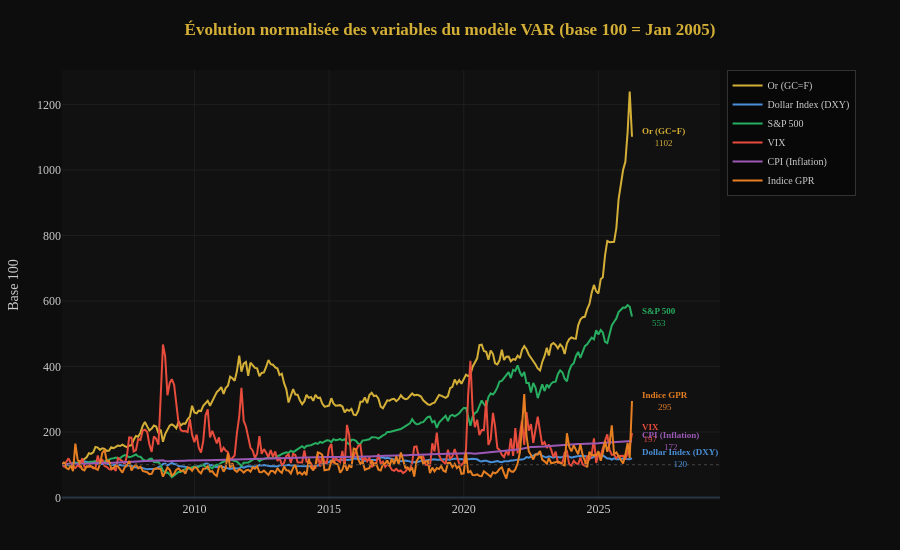

Here is the notebook cell this chart was saved with:
### Code cell
# 3.4 — Évolution normalisée sur un seul graphique (style cluster lines)
plot_normalized_evolution(df)

### Figure 1 — Plotly figure (JSON) as saved in the notebook; plotly's stock layout.template omitted (floating-point values rounded to 4 significant figures; data arrays with more than 128 entries replaced by an {"elided": "..."} marker saying what was removed)
{"data": [{"hovertemplate": "<b>Or (GC=F)</b><br>%{x|%b %Y}<br>%{y:.1f}<extra></extra>", "line": {"color": "#D4AF37", "width": 2}, "mode": "lines", "name": "Or (GC=F)", "type": "scatter", "x": {"elided": "254 str values"}, "y": {"elided": "254 float values"}}, {"hovertemplate": "<b>Dollar Index (DXY)</b><br>%{x|%b %Y}<br>%{y:.1f}<extra></extra>", "line": {"color": "#4A90D9", "width": 2}, "mode": "lines", "name": "Dollar Index (DXY)", "type": "scatter", "x": {"elided": "254 str values"}, "y": {"elided": "254 float values"}}, {"hovertemplate": "<b>S&P 500</b><br>%{x|%b %Y}<br>%{y:.1f}<extra></extra>", "line": {"color": "#27AE60", "width": 2}, "mode": "lines", "name": "S&P 500", "type": "scatter", "x": {"elided": "254 str values"}, "y": {"elided": "254 float values"}}, {"hovertemplate": "<b>VIX</b><br>%{x|%b %Y}<br>%{y:.1f}<extra></extra>", "line": {"color": "#E74C3C", "width": 2}, "mode": "lines", "name": "VIX", "type": "scatter", "x": {"elided": "254 str values"}, "y": {"elided": "254 float values"}}, {"hovertemplate": "<b>CPI (Inflation)</b><br>%{x|%b %Y}<br>%{y:.1f}<extra></extra>", "line": {"color": "#9B59B6", "width": 2}, "mode": "lines", "name": "CPI (Inflation)", "type": "scatter", "x": {"elided": "254 str values"}, "y": {"elided": "254 float values"}}, {"hovertemplate": "<b>Indice GPR</b><br>%{x|%b %Y}<br>%{y:.1f}<extra></extra>", "line": {"color": "#E67E22", "width": 2}, "mode": "lines", "name": "Indice GPR", "type": "scatter", "x": {"elided": "254 str values"}, "y": {"elided": "254 float values"}}], "layout": {"annotations": [{"font": {"color": "#D4AF37", "size": 9}, "showarrow": false, "text": "<b>Or (GC=F)</b><br>1102", "x": "2026-03-31T00:00:00", "xanchor": "left", "xshift": 8, "y": 1102.0}, {"font": {"color": "#4A90D9", "size": 9}, "showarrow": false, "text": "<b>Dollar Index (DXY)</b><br>120", "x": "2026-03-31T00:00:00", "xanchor": "left", "xshift": 8, "y": 119.6}, {"font": {"color": "#27AE60", "size": 9}, "showarrow": false, "text": "<b>S&P 500</b><br>553", "x": "2026-03-31T00:00:00", "xanchor": "left", "xshift": 8, "y": 552.7}, {"font": {"color": "#E74C3C", "size": 9}, "showarrow": false, "text": "<b>VIX</b><br>197", "x": "2026-03-31T00:00:00", "xanchor": "left", "xshift": 8, "y": 197.0}, {"font": {"color": "#9B59B6", "size": 9}, "showarrow": false, "text": "<b>CPI (Inflation)</b><br>172", "x": "2026-03-31T00:00:00", "xanchor": "left", "xshift": 8, "y": 172.4}, {"font": {"color": "#E67E22", "size": 9}, "showarrow": false, "text": "<b>Indice GPR</b><br>295", "x": "2026-03-31T00:00:00", "xanchor": "left", "xshift": 8, "y": 294.7}], "font": {"color": "#CCCCCC", "family": "Georgia"}, "height": 550, "hovermode": "x unified", "legend": {"bgcolor": "rgba(0,0,0,0.4)", "bordercolor": "#333", "borderwidth": 1, "font": {"size": 10}, "orientation": "v", "x": 1.01, "y": 1}, "margin": {"b": 50, "l": 60, "r": 180, "t": 70}, "paper_bgcolor": "#0D0D0D", "plot_bgcolor": "#111111", "shapes": [{"line": {"color": "#444444", "dash": "dot", "width": 1}, "type": "line", "x0": 0, "x1": 1, "xref": "x domain", "y0": 100, "y1": 100, "yref": "y"}], "title": {"font": {"color": "#D4AF37", "size": 17}, "text": "<b>Évolution normalisée des variables du modèle VAR (base 100 = Jan 2005)</b>", "x": 0.5}, "xaxis": {"gridcolor": "#1E1E1E", "tickformat": "%Y"}, "yaxis": {"gridcolor": "#1E1E1E", "title": {"text": "Base 100"}}}}
